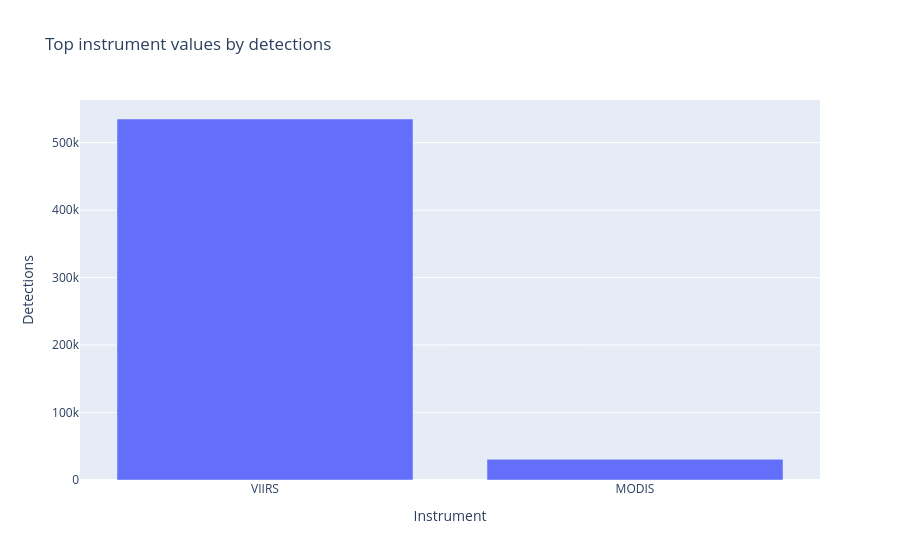
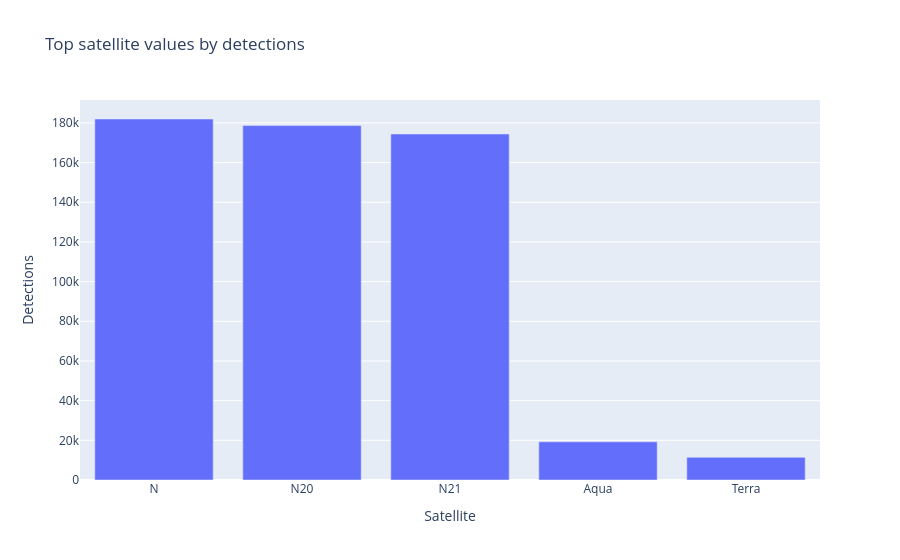
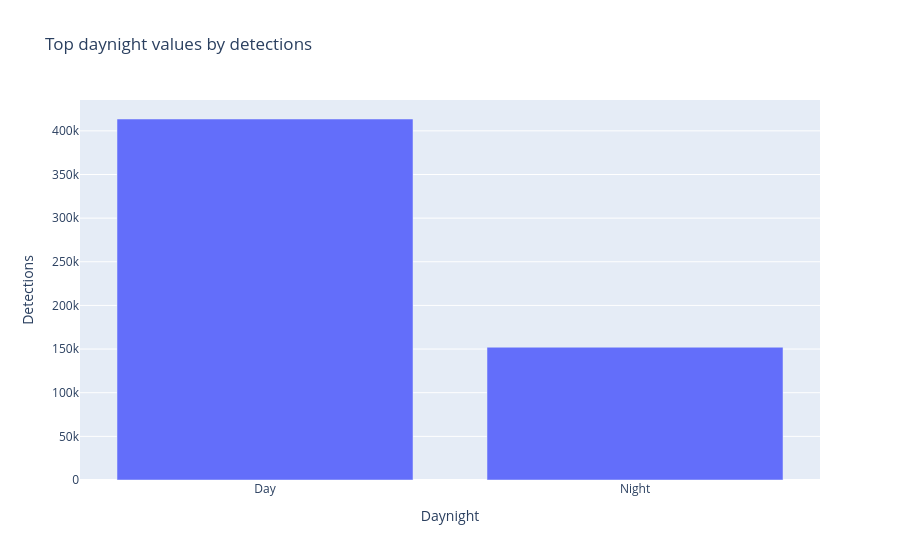

Write notebook code for charts like these, in order.
### Markdown cell above
## Sensor, satellite, and day/night comparison

### Code cell
for column in ["instrument", "satellite", "daynight", "lat_band", "season"]:
    if column in df.columns:
        counts = df[column].value_counts().head(15).reset_index()
        counts.columns = [column, "detections"]
        fig = px.bar(
            counts,
            x=column,
            y="detections",
            title=f"Top {column} values by detections",
            labels={column: column.replace("_", " ").title(), "detections": "Detections"},
        )
        fig.show()
        display(counts)

### Figure 1 — Plotly figure (JSON) as saved in the notebook; plotly's stock layout.template omitted (floating-point values rounded to 4 significant figures)
{"data": [{"hovertemplate": "Instrument=%{x}<br>Detections=%{y}<extra></extra>", "legendgroup": "", "marker": {"color": "#636efa", "pattern": {"shape": ""}}, "name": "", "orientation": "v", "showlegend": false, "textposition": "auto", "type": "bar", "x": ["VIIRS", "MODIS"], "xaxis": "x", "y": [535025, 30665], "yaxis": "y"}], "layout": {"barmode": "relative", "legend": {"tracegroupgap": 0}, "title": {"text": "Top instrument values by detections"}, "xaxis": {"anchor": "y", "domain": [0, 1], "title": {"text": "Instrument"}}, "yaxis": {"anchor": "x", "domain": [0, 1], "title": {"text": "Detections"}}}}

### Figure 2 — Plotly figure (JSON) as saved in the notebook; plotly's stock layout.template omitted (floating-point values rounded to 4 significant figures)
{"data": [{"hovertemplate": "Satellite=%{x}<br>Detections=%{y}<extra></extra>", "legendgroup": "", "marker": {"color": "#636efa", "pattern": {"shape": ""}}, "name": "", "orientation": "v", "showlegend": false, "textposition": "auto", "type": "bar", "x": ["N", "N20", "N21", "Aqua", "Terra"], "xaxis": "x", "y": [181972, 178644, 174409, 19255, 11410], "yaxis": "y"}], "layout": {"barmode": "relative", "legend": {"tracegroupgap": 0}, "title": {"text": "Top satellite values by detections"}, "xaxis": {"anchor": "y", "domain": [0, 1], "title": {"text": "Satellite"}}, "yaxis": {"anchor": "x", "domain": [0, 1], "title": {"text": "Detections"}}}}

### Figure 3 — Plotly figure (JSON) as saved in the notebook; plotly's stock layout.template omitted (floating-point values rounded to 4 significant figures)
{"data": [{"hovertemplate": "Daynight=%{x}<br>Detections=%{y}<extra></extra>", "legendgroup": "", "marker": {"color": "#636efa", "pattern": {"shape": ""}}, "name": "", "orientation": "v", "showlegend": false, "textposition": "auto", "type": "bar", "x": ["Day", "Night"], "xaxis": "x", "y": [413582, 152108], "yaxis": "y"}], "layout": {"barmode": "relative", "legend": {"tracegroupgap": 0}, "title": {"text": "Top daynight values by detections"}, "xaxis": {"anchor": "y", "domain": [0, 1], "title": {"text": "Daynight"}}, "yaxis": {"anchor": "x", "domain": [0, 1], "title": {"text": "Detections"}}}}
